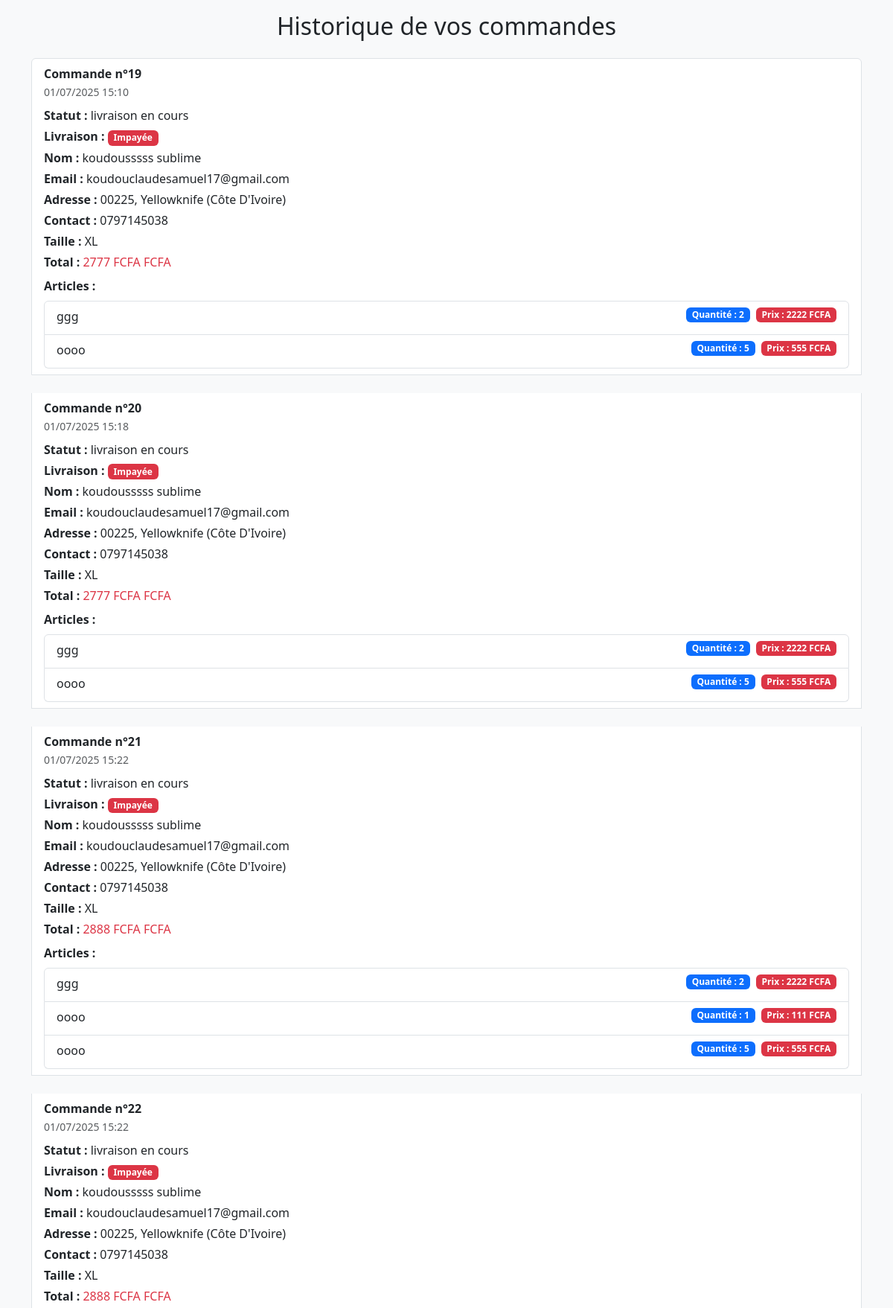
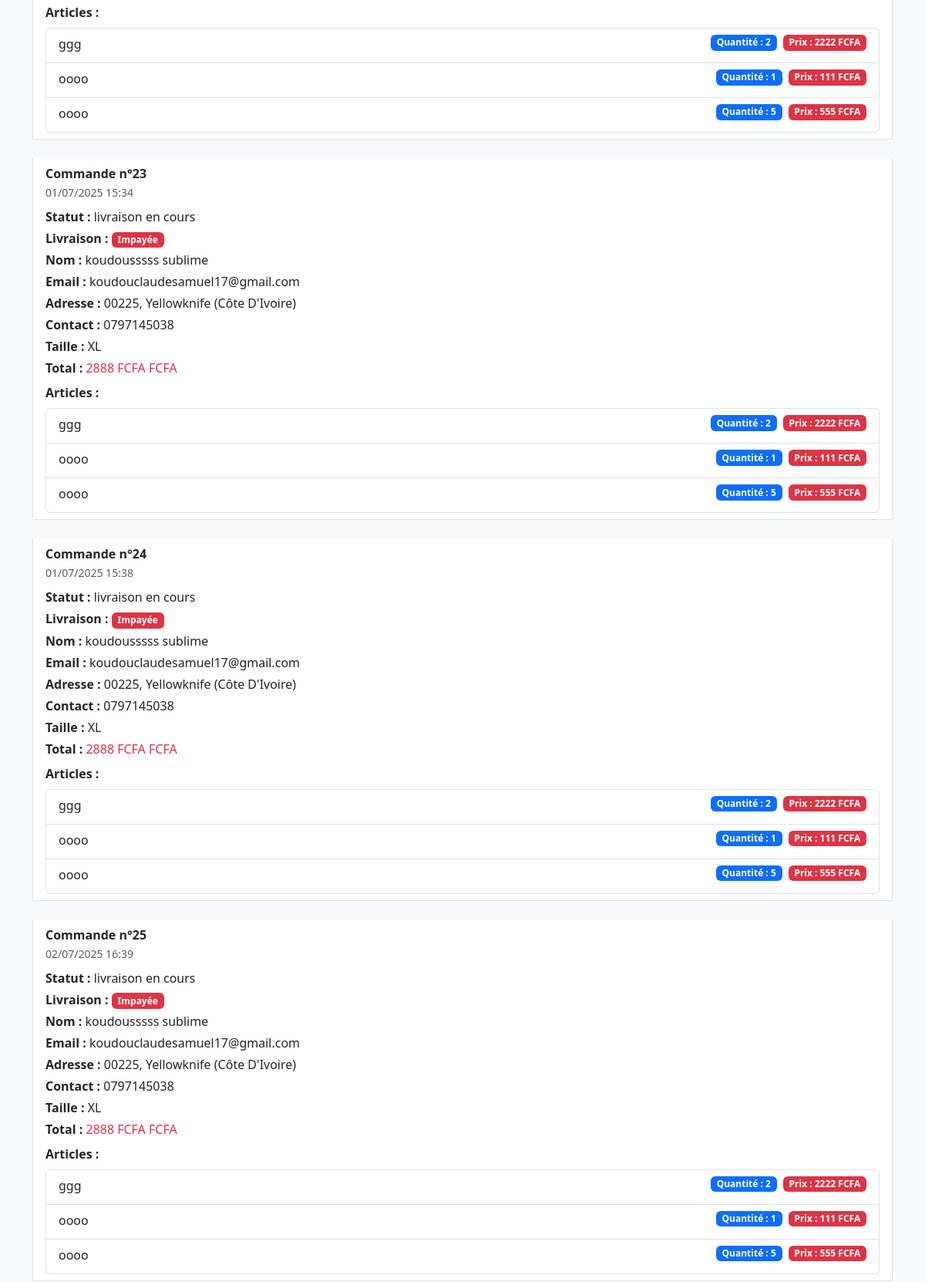
/Historique/ (signed in, upper part), run on the app's committed database (2 pictures, top to bottom).
### green/models.py (models this page shows, shortened)
class Command(models.Model):
    user = models.ForeignKey(User, on_delete=models.CASCADE, null=True, blank=True)
    items = models.CharField(max_length=300)
    total = models.CharField(max_length=200)
    nom = models.CharField(max_length=150)
    email = models.EmailField()
    address = models.CharField(max_length=200)
    ville = models.CharField(max_length=300)
    pays = models.CharField(max_length=300)
    zipcode = models.CharField(max_length=300)
    taille = models.CharField(max_length=50)
    statut = models.CharField(max_length=100, default='livraison en cours')
    date_command = models.DateTimeField(default=timezone.now)
    transaction_id = models.CharField(max_length=100, blank=True, null=True)
    paye = models.BooleanField(default=False)  # Ce

### green/views.py (the view)
# urls.py: path('Historique/', views.Historique , name='historique'),
@login_required
def Historique(request):
    commandes = Command.objects.filter(user=request.user)  # 🔒 Filtre par utilisateur connecté
    for commande in commandes:
        try:
            if isinstance(commande.items, str):
                commande.items = json.loads(commande.items)
            elif not isinstance(commande.items, list):
                commande.items = []
            print(f"✅ Commande {commande.id} items:", commande.items)
        except Exception as e:
            print(f"❌ Erreur de parsing pour la commande {commande.id} :", e)
            commande.items = []
    return render(request, 'green/historique.html', {'commandes': commandes})

### green/templates/green/historique.html (shortened to what this page needs)
{% load static %}
<!DOCTYPE html>
<html lang="fr">
<head>
    <link href="https://cdn.jsdelivr.net/npm/bootstrap@5.3.0/dist/css/bootstrap.min.css" rel="stylesheet">
</head>
<body class="bg-light p-3">
    <div class="container">
        <h2 class="mb-4 text-center">Historique de vos commandes</h2>
        {% if commandes %}
            <ul class="list-group">
                {% for c in commandes %}
                <li class="list-group-item mb-4">
                    <div class="mb-2">
                        <strong>Commande n°{{ c.id }}</strong> <br>
                        <small class="text-muted">{{ c.date_command|date:"d/m/Y H:i" }}</small>
                    </div>
                    <p class="mb-1"><strong>Statut :</strong> {{ c.statut }}</p>
                    <p class="mb-1">
                    <strong>Livraison :</strong>
                    {% if c.paye %}
                        <span class="badge bg-success">Payée</span>
                     {% else %}
                        <span class="badge bg-danger">Impayée</span>
                    {% endif %}
                    </p>
                    <p class="mb-1"><strong>Nom :</strong> {{ c.nom }}</p>
                    <p class="mb-1"><strong>Email :</strong> {{ c.email }}</p>
                    <p class="mb-1"><strong>Adresse :</strong> {{ c.address }}, {{ c.ville }} ({{ c.pays }})</p>
                    <p class="mb-1"><strong>Contact :</strong> {{ c.zipcode }}</p>
                    <p class="mb-1"><strong>Taille :</strong> {{ c.taille }}</p>
                    <p class="mb-2"><strong>Total :</strong> <span class="text-danger">{{ c.total }} FCFA</span></p>
                    <strong>Articles :</strong>
                    <ul class="list-group mt-2">
                        {% for item in c.items %}
                        <li class="list-group-item d-flex flex-column flex-sm-row justify-content-between align-items-start">
                            <div class="mb-1 flex-grow-1">{{ item.nom }}</div>
                            <div class="d-flex flex-column flex-sm-row gap-2">
                                <span class="badge bg-primary">Quantité : {{ item.quantite }}</span>
                                <span class="badge bg-danger">Prix : {{ item.prix }} FCFA</span>
                            </div>
                        </li>
                        {% endfor %}
                    </ul>
                </li>
                {% endfor %}
            </ul>
        {% else %}
            <p class="text-center">Vous n'avez encore passé aucune commande.</p>
        {% endif %}
    </div>
</body>
</html>

### green/templates/green/historique.html (style rules this page uses)
.list-group-item { word-wrap: break-word; }

### data on the page
Command: id "19", date_command "01/07/2025 15:10", statut "livraison en cours", paye "Impayée", nom "koudousssss sublime", email "koudouclaudesamuel17@gmail.com", address "00225", ville "Yellowknife", pays "Côte D'Ivoire", zipcode "0797145038", taille "XL", total "2777 FCFA", nom "ggg" "oooo", quantite "2" "5", prix "2222" "555"
Command: id "20", date_command "01/07/2025 15:18", statut "livraison en cours", paye "Impayée", nom "koudousssss sublime", email "koudouclaudesamuel17@gmail.com", address "00225", ville "Yellowknife", pays "Côte D'Ivoire", zipcode "0797145038", taille "XL", total "2777 FCFA", nom "ggg" "oooo", quantite "2" "5", prix "2222" "555"
Command: id "21", date_command "01/07/2025 15:22", statut "livraison en cours", paye "Impayée", nom "koudousssss sublime", email "koudouclaudesamuel17@gmail.com", address "00225", ville "Yellowknife", pays "Côte D'Ivoire", zipcode "0797145038", taille "XL", total "2888 FCFA", nom "ggg" "oooo" "oooo", quantite "2" "1" "5", prix "2222" "111" "555"
Command: id "22", date_command "01/07/2025 15:22", statut "livraison en cours", paye "Impayée", nom "koudousssss sublime", email "koudouclaudesamuel17@gmail.com", address "00225", ville "Yellowknife", pays "Côte D'Ivoire", zipcode "0797145038", taille "XL", total "2888 FCFA", nom "ggg" "oooo" "oooo", quantite "2" "1" "5", prix "2222" "111" "555"
Command: id "23", date_command "01/07/2025 15:34", statut "livraison en cours", paye "Impayée", nom "koudousssss sublime", email "koudouclaudesamuel17@gmail.com", address "00225", ville "Yellowknife", pays "Côte D'Ivoire", zipcode "0797145038", taille "XL", total "2888 FCFA", nom "ggg" "oooo" "oooo", quantite "2" "1" "5", prix "2222" "111" "555"
Command: id "24", date_command "01/07/2025 15:38", statut "livraison en cours", paye "Impayée", nom "koudousssss sublime", email "koudouclaudesamuel17@gmail.com", address "00225", ville "Yellowknife", pays "Côte D'Ivoire", zipcode "0797145038", taille "XL", total "2888 FCFA", nom "ggg" "oooo" "oooo", quantite "2" "1" "5", prix "2222" "111" "555"
Command: id "25", date_command "02/07/2025 16:39", statut "livraison en cours", paye "Impayée", nom "koudousssss sublime", email "koudouclaudesamuel17@gmail.com", address "00225", ville "Yellowknife", pays "Côte D'Ivoire", zipcode "0797145038", taille "XL", total "2888 FCFA", nom "ggg" "oooo" "oooo", quantite "2" "1" "5", prix "2222" "111" "555"
